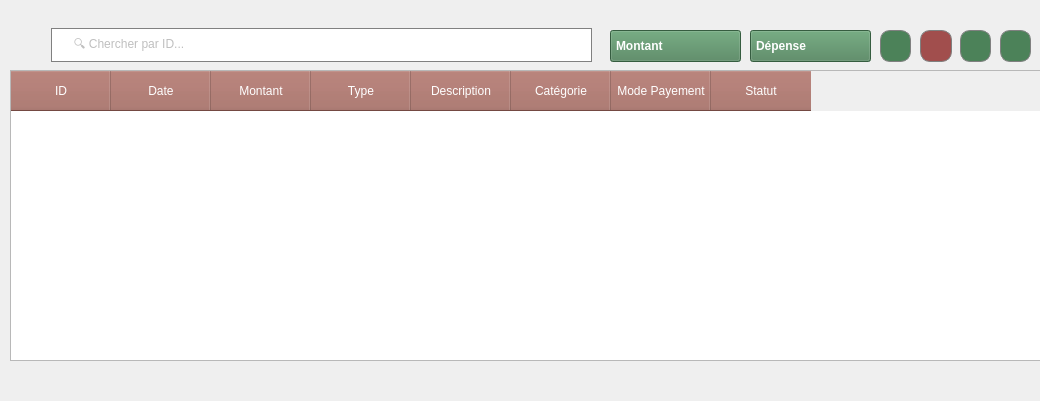
         <widget class="QWidget" name="scrollAreaWidgetContents_8">
          <property name="geometry">
           <rect>
            <x>0</x>
            <y>0</y>
            <width>1040</width>
            <height>401</height>
           </rect>
          </property>
          <property name="sizePolicy">
           <sizepolicy hsizetype="Expanding" vsizetype="Expanding">
            <horstretch>0</horstretch>
            <verstretch>0</verstretch>
           </sizepolicy>
          </property>
          <widget class="QComboBox" name="comboBox_9">
           <property name="geometry">
            <rect>
             <x>750</x>
             <y>30</y>
             <width>131</width>
             <height>32</height>
            </rect>
           </property>
           <property name="styleSheet">
            <string notr="true">QComboBox
{
color:white;
margin-right:10px;
appearance:none;
padding-left:5px;
padding-right:5px;
font-weight:600;
background:rgb(76,130,89);
height:35px;
}
QComboBox::drop-down {
	border:none;
}
QComboBox::down-arrow {
	image:url(:/Purestay/images/icones/arrow.png);
	padding-right:20px;
	width:10px;
	color:white;
}

QComboBox::QListView {
background-color:rgb(129,153,101);
}

QComboBox::QListViewItem {
background-color:rgb(129,153,101);
}





</string>
           </property>
           <item>
            <property name="text">
             <string>Dépense</string>
            </property>
           </item>
           <item>
            <property name="text">
             <string>Revenu</string>
            </property>
           </item>
          </widget>
          <widget class="QTableWidget" name="tableWidget_6">
           <property name="geometry">
            <rect>
             <x>10</x>
             <y>70</y>
             <width>1031</width>
             <height>291</height>
            </rect>
           </property>
           <property name="styleSheet">
            <string notr="true">QHeaderView::section
{
background-color:rgb(163,102,92);
width:80px;

height:40px;
color:white;
}

</string>
           </property>
           <column>
            <property name="text">
             <string>ID</string>
            </property>
           </column>
           <column>
            <property name="text">
             <string>Date</string>
            </property>
           </column>
           <column>
            <property name="text">
             <string>Montant</string>
            </property>
           </column>
           <column>
            <property name="text">
             <string>Type</string>
            </property>
           </column>
           <column>
            <property name="text">
             <string>Description</string>
            </property>
           </column>
           <column>
            <property name="text">
             <string>Catégorie</string>
            </property>
           </column>
           <column>
            <property name="text">
             <string>Mode Payement</string>
            </property>
           </column>
           <column>
            <property name="text">
             <string>Statut</string>
            </property>
           </column>
          </widget>
          <widget class="QComboBox" name="comboBox_10">
           <property name="geometry">
            <rect>
             <x>610</x>
             <y>30</y>
             <width>141</width>
             <height>32</height>
            </rect>
           </property>
           <property name="styleSheet">
            <string notr="true">QComboBox
{
color:white;
margin-right:10px;
appearance:none;
padding-left:5px;
padding-right:5px;
font-weight:600;
background:rgb(76,130,89);
height:35px;
}
QComboBox::drop-down {
	border:none;
}
QComboBox::down-arrow {
	image:url(:/Purestay/images/icones/arrow.png);
	padding-right:20px;
	width:10px;
	color:white;
}

QComboBox::QListView {
background-color:rgb(129,153,101);
}

QComboBox::QListViewItem {
background-color:rgb(129,153,101);
}





</string>
           </property>
           <item>
            <property name="text">
             <string>Montant</string>
            </property>
           </item>
           <item>
            <property name="text">
             <string>Statut</string>
            </property>
           </item>
          </widget>
          <widget class="QLineEdit" name="lineEdit_4">
           <property name="geometry">
            <rect>
             <x>41</x>
             <y>28</y>
             <width>561</width>
             <height>34</height>
            </rect>
           </property>
           <property name="accessibleName">
            <string/>
           </property>
           <property name="styleSheet">
            <string notr="true">background-color:white;
border:solid;
border-color:gray;
color:gray;
padding-left:20px;
margin-left:10px;
margin-right:10px;
border-width:1px;
</string>
           </property>
           <property name="text">
            <string/>
           </property>
           <property name="placeholderText">
            <string>🔍 Chercher par ID...</string>
           </property>
          </widget>
          <widget class="QWidget" name="widget_6" native="true">
           <property name="geometry">
            <rect>
             <x>11</x>
             <y>11</y>
             <width>415</width>
             <height>16</height>
            </rect>
           </property>
          </widget>
          <widget class="QPushButton" name="pushButton_17">
           <property name="geometry">
            <rect>
             <x>880</x>
             <y>30</y>
             <width>31</width>
             <height>32</height>
            </rect>
           </property>
           <property name="toolTip">
            <string>Ajouter Une Commande</string>
           </property>
           <property name="styleSheet">
            <string notr="true">QPushButton
{
border-color:gray;
border-width:1px;
border-style:solid;
border-radius:10px;
width:20px;
color:white;
background:rgb(76,130,89);

}
</string>
           </property>
           <property name="text">
            <string/>
           </property>
           <property name="icon">
            <iconset resource="purestaybackground.qrc">
             <normaloff>:/Purestay/images/icones/ajouter.png</normaloff>:/Purestay/images/icones/ajouter.png</iconset>
           </property>
          </widget>
          <widget class="QPushButton" name="pushButton_18">
           <property name="geometry">
            <rect>
             <x>920</x>
             <y>30</y>
             <width>32</width>
             <height>32</height>
            </rect>
           </property>
           <property name="toolTip">
            <string>Supprimer une commande</string>
           </property>
           <property name="styleSheet">
            <string notr="true">QPushButton
{
border-color:gray;
border-width:1px;
border-style:solid;
border-radius:10px;
width:20px;
color:white;
background: rgb(161,78,77);

}
</string>
           </property>
           <property name="text">
            <string/>
           </property>
           <property name="icon">
            <iconset resource="purestaybackground.qrc">
             <normaloff>:/Purestay/images/icones/supprimer.png</normaloff>:/Purestay/images/icones/supprimer.png</iconset>
           </property>
          </widget>
          <widget class="QPushButton" name="pushButton_19">
           <property name="geometry">
            <rect>
             <x>960</x>
             <y>30</y>
             <width>31</width>
             <height>32</height>
            </rect>
           </property>
           <property name="toolTip">
            <string>Modifier</string>
           </property>
           <property name="styleSheet">
            <string notr="true">QPushButton
{
border-color:gray;
border-width:1px;
border-style:solid;
border-radius:10px;
width:20px;
color:white;
background:rgb(76,130,89);

}
</string>
           </property>
           <property name="text">
            <string/>
           </property>
           <property name="icon">
            <iconset resource="purestaybackground.qrc">
             <normaloff>:/Purestay/images/icones/modifier2.png</normaloff>:/Purestay/images/icones/modifier2.png</iconset>
           </property>
          </widget>
          <widget class="QPushButton" name="pushButton_20">
           <property name="geometry">
            <rect>
             <x>1000</x>
             <y>30</y>
             <width>31</width>
             <height>32</height>
            </rect>
           </property>
           <property name="toolTip">
            <string>Modifier</string>
           </property>
           <property name="styleSheet">
            <string notr="true">QPushButton
{
border-color:gray;
border-width:1px;
border-style:solid;
border-radius:10px;
width:20px;
color:white;
background:rgb(76,130,89);

}
</string>
           </property>
           <property name="text">
            <string/>
           </property>
           <property name="icon">
            <iconset resource="purestaybackground.qrc">
             <normaloff>:/Purestay/images/icones/pdf.png</normaloff>:/Purestay/images/icones/pdf.png</iconset>
           </property>
          </widget>
         </widget>
